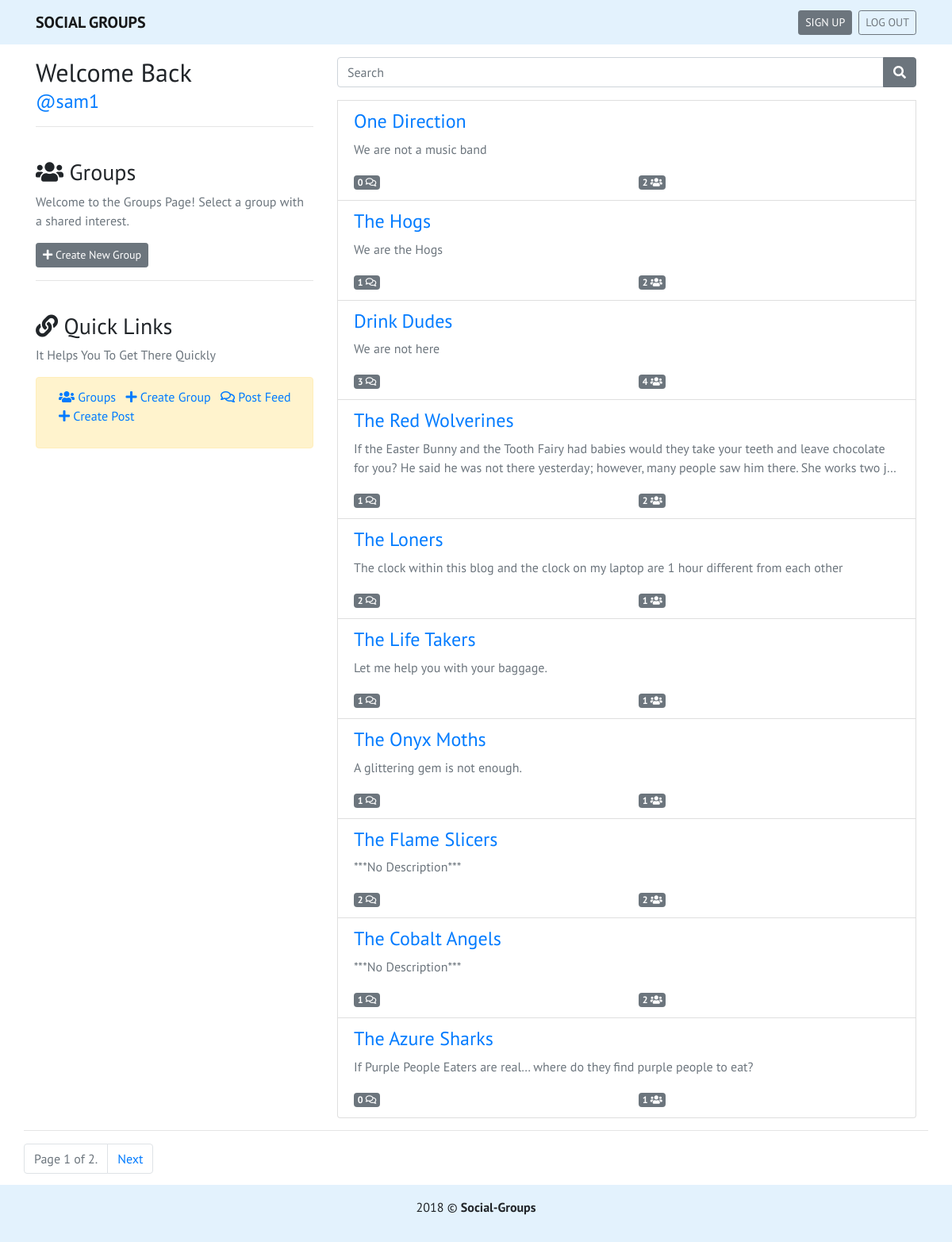
Screenshot of / (signed in) with the database file from the repository.
### groups/models.py (models this page shows, shortened)
class Group(models.Model):
    name = models.CharField(max_length=50)
    description = models.TextField(blank=True, null=True)
    user = models.ManyToManyField(User)
    class Meta:
        ordering = ['-pk', ]

### groups/views.py (the view)
# urls.py: path('', group_views.GroupListView.as_view(), name='home'),
class GroupListView(ListView):
    model = Group
    paginate_by = 10

### groups/templates/groups/group_list.html (shortened to what this page needs)
{% extends "base.html" %}
{% block content %}
<div class="row mt-3">
    <div class="col-4">
        {% if user.is_authenticated %}
        <h2 class="m-0">Welcome Back</h2>
        <h4 class="mt-1"><a href="{% url 'post_user' user.pk %}">@{{ user }}</a></h4>
        <hr>
        <br>
        {% endif %}
        <h3><i class="fas fa-users"></i> Groups</h3>
        <div class="text-muted">Welcome to the Groups Page! Select a group with a shared interest.</div>
        <a href="{% url 'group_create' %}" class="btn btn-secondary btn-sm mt-3"><i class="fas fa-plus"></i> Create New
            Group</a>
        <hr>
        <br>
        {% include 'links.html' %}
    </div>
    <div class="col-8">
        <div class="list-group mb-3">
            {% include "search.html" %}
            {% for group in group_list %}
            <a href="{% url 'group_detail' group.pk %}" class="list-group-item list-group-item-action">
                <h4 class="text-primary">{{ group.name }}</h4>
                {% if group.description %}
                <p class="text-muted">{{ group.description|truncatechars:195 }}</p>
                {% else %}
                <p class="text-muted">***No Description***</p>
                {% endif %}
                <div class="row">
                    <div class="col-6">
                        <span class="badge badge-secondary"><span>{{ group.post_set.all.count }}</span> <i class="far fa-comments"></i></span>
                    </div>
                    <div class="col-6">
                        <span class="badge badge-secondary"><span>{{ group.user.count }}</span> <i class="fas fa-users"></i></span>
                    </div>
                </div>
            </a>
            {% empty %}
            <h2>No Groups yet.</h2>
            {% endfor %}
        </div>
    </div>
</div>
<div class="pagi">
    <hr>
    {% if is_paginated %}
    <nav aria-label="Page navigation example" id="pagination">
        <ul class="pagination">
            <li class="page-item disabled">
                <a class="page-link">
                    <span class="page-current">
                        Page {{ page_obj.number }} of {{ page_obj.paginator.num_pages }}.
                    </span>
                </a>
            </li>
            {% if page_obj.has_next %}
            <li class="page-item">
                <a class="page-link" href="?page={{ page_obj.next_page_number }}">Next</a>
            </li>
            {% endif %}
        </ul>
    </nav>
    {% endif %}
</div>
{% endblock content %}

### static/styles.css (style rules this page uses)
body { font-family: 'PT Sans', sans-serif; position: relative; min-height: 100vh; padding-bottom: 70px; }
.pagi { position: absolute; bottom: 0; left: 0; right: 0; }

### rows the page displays
Group: name "One Direction", description "We are not a music band", post_set.all.count "0", user.count "2"
Group: name "The Hogs", description "We are the Hogs", post_set.all.count "1", user.count "2"
Group: name "Drink Dudes", description "We are not here", post_set.all.count "3", user.count "4"
Group: name "The Red Wolverines", description "If the Easter Bunny and the Tooth Fairy had babies would they take your teeth and leave chocolate for you? He said he was not there yesterday; however, many people saw him there. She works two j…", post_set.all.count "1", user.count "2"
Group: name "The Loners", description "The clock within this blog and the clock on my laptop are 1 hour different from each other", post_set.all.count "2", user.count "1"
Group: name "The Life Takers", description "Let me help you with your baggage.", post_set.all.count "1", user.count "1"
Group: name "The Onyx Moths", description "A glittering gem is not enough.", post_set.all.count "1", user.count "1"
Group: name "The Flame Slicers", description "***No Description***", post_set.all.count "2", user.count "2"
Group: name "The Cobalt Angels", description "***No Description***", post_set.all.count "1", user.count "2"
Group: name "The Azure Sharks", description "If Purple People Eaters are real… where do they find purple people to eat?", post_set.all.count "0", user.count "1"

### other values shown
{{ user }} "sam1"
{{ page_obj.number }} "1"
{{ page_obj.paginator.num_pages }} "2"
